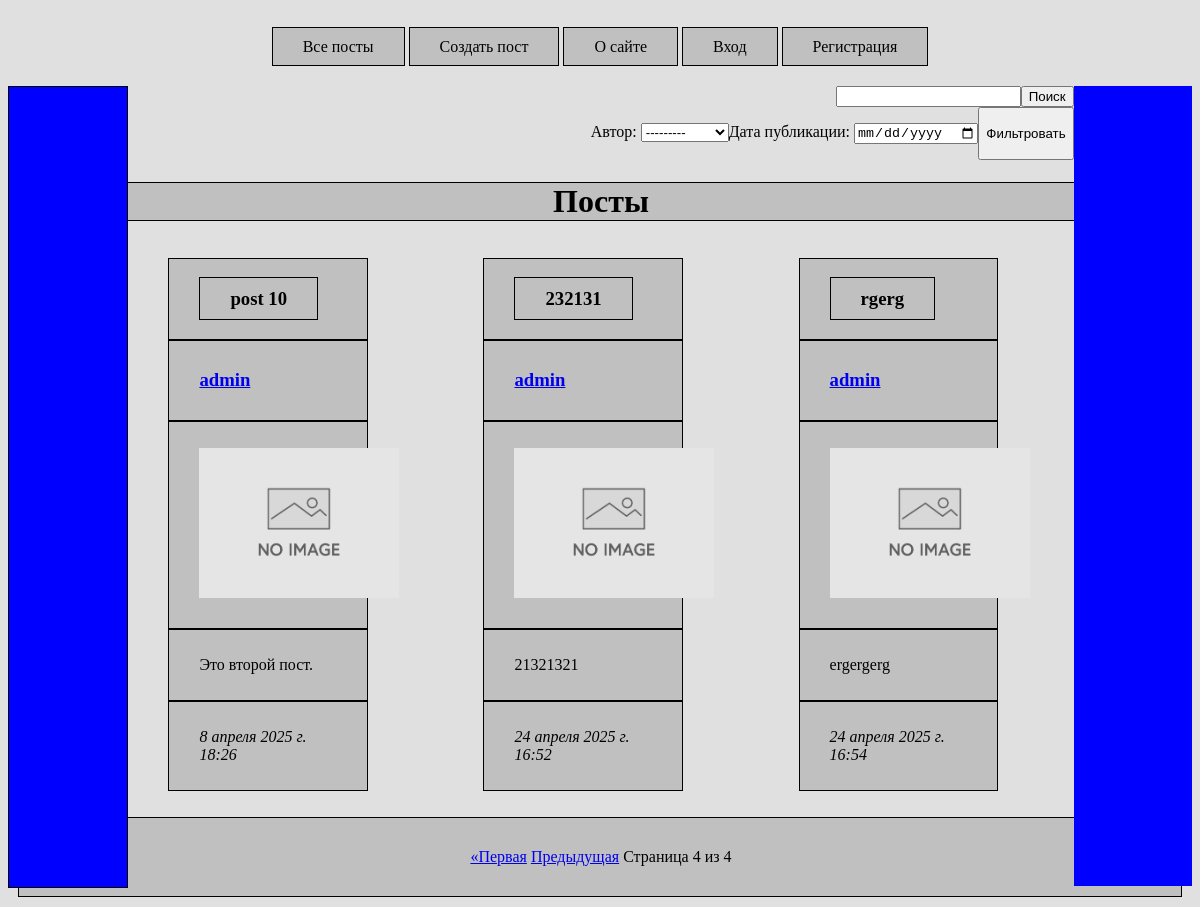
The page /filter/?page=5 on the database as committed earlier.
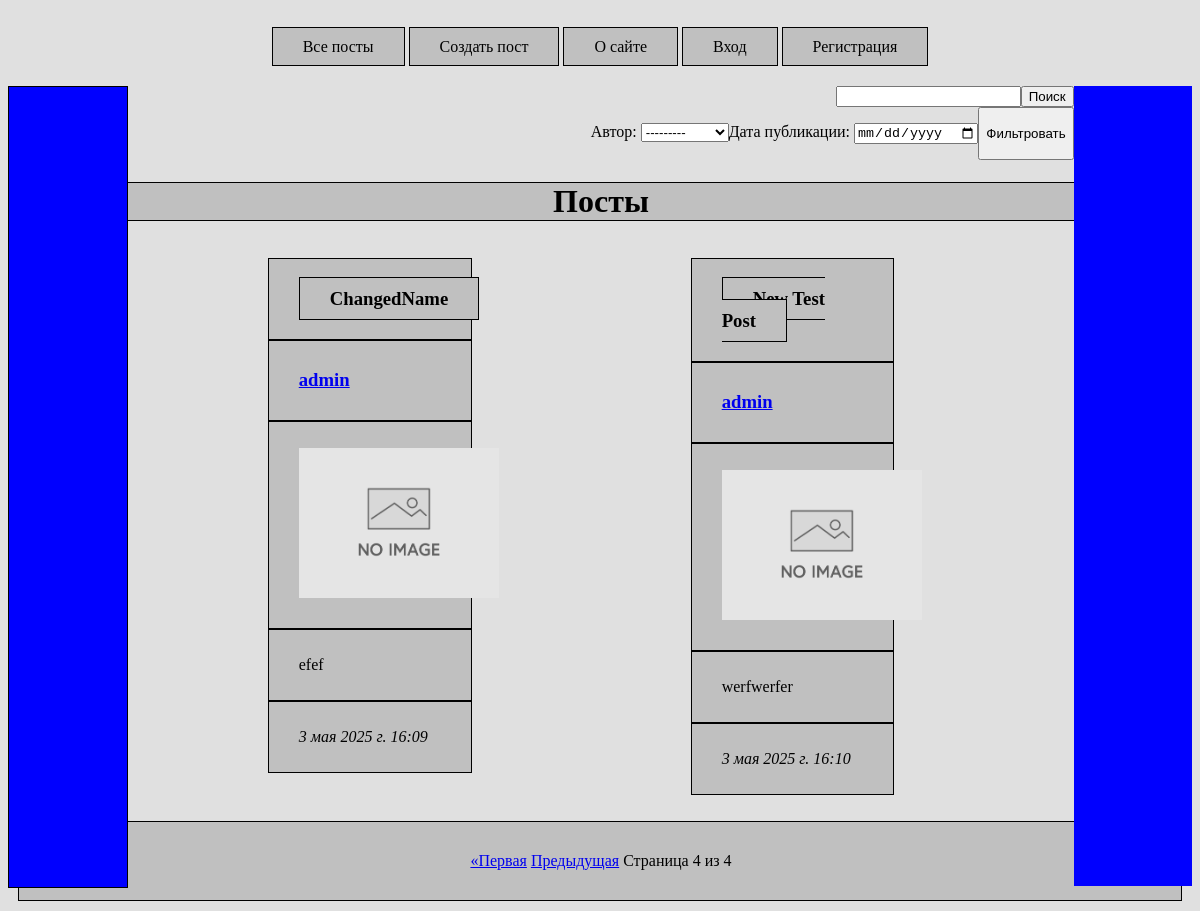
The same page on the database as committed later.
### blog/models.py (models this page shows, shortened)
class Post(models.Model):
    author = models.ForeignKey(User, on_delete=models.CASCADE, verbose_name="Автор", related_name="posts")
    title = models.CharField(max_length=200, verbose_name="Заголовок")
    text = models.TextField(verbose_name="Текст поста")
    created_at = models.DateTimeField(default=timezone.now, verbose_name="Дата создания", editable=False)
    image = models.ImageField(upload_to='posts/', null=True, blank=True, verbose_name="Изображение")
    slug = models.SlugField(max_length=200, unique=True, editable=False, null=True)
    def get_absolute_url(self):
        return reverse('blog:read_post', kwargs={'slug': self.slug})
    class Meta:
        verbose_name = "Пост"
        verbose_name_plural = "Посты"

### blog/views.py (the view)
# urls.py: path('filter/', filter_post, name='filter_post'),
def filter_post(request):
    author_id = request.GET.get('author')
    if not author_id:
        results = Post.objects.all()
    else:
        author = User.objects.get(pk=author_id)
        query_text = Q(author__exact=author)
        results = Post.objects.filter(query_text)
    per_page = 3
    paginator = Paginator(results, per_page)
    page_number = request.GET.get('page')
    page_obj = paginator.get_page(page_number)
    count_posts = results.count()
    filter_form = FilterForm()
    context = {'title': 'Главная страница',
               'page_obj': page_obj,
               'count_posts': count_posts,
               'filter_form': filter_form}
    return render(request, template_name='blog/index.html', context=context)

### blog/forms.py
class FilterForm(forms.Form):
    author = forms.ModelChoiceField(queryset=User.objects.all(), label='Автор', required=False)
    created_at = forms.DateField(label='Дата публикации',
                                 widget=forms.DateInput(attrs={'type': 'date'}),
                                 input_formats=['%Y-%m-%d'],
                                 required=False)

### blog/templates/blog/index.html (shortened to what this page needs)
{% extends 'blog/base.html' %}
{% load static %}
{% load custom_tags %}
{% block content %}
<div>
    <form class="search-form" action="{% url 'blog:search_post' %}" method="get">
        <input type="search" name="query">
        <button type="submit">Поиск</button>
    </form>
</div>
<div>
    <form action="{% url 'blog:filter_post' %}" method="get" style="display: flex; justify-content: end; margin-right: 50px">
        {{ filter_form.as_p }}
        <button type="submit">Фильтровать</button>
    </form>
</div>
{% if page_obj|length == 0 %}
<h2>По вашему запросу не найдено ни одного поста!</h2>
{% else %}
<h1 id="index-title">Посты</h1>
<div class="post-list">
        {% for post in page_obj %}
            <ul class="single-posting">
                <li class="post-title"><h3><a class="post-title" href="{{ post.get_absolute_url }}">{{ post.title }}</a></h3></li>
                <li class="post-author"><h3><a href="{% url 'blog:user_posts' user_id=post.author.pk %}">{{ post.author }}</a></h3></li>
                <li class="post-image">
                {% if post.image %}
                    <p><img src="{{ post.image.url }}" width="150px" height="auto"></p>
                {% else %}
                    <p><img src="{% static 'img/no_image.jpeg' %}" width = 200px, height="auto"></p>
                {% endif %}
                </li>
                <li class="post-text"><p>{{ post.text }}</p></li>
                <li class="post-created-at"><p><i>{{ post.created_at }}</i></p></li>
            </ul>
        {% endfor %}
</div>
<div class="pagination">
    <span class="step-links">
        {% if page_obj.has_previous %}
            <a href="?page=1">&laquo;Первая</a>
            <a href="?page={{ page_obj.previous_page_number }}">Предыдущая</a>
        {% endif %}
        <span class="current">
            Страница {{ page_obj.number }} из {{ page_obj.paginator.num_pages }}
        </span>
    </span>
</div>
{% endif %}
{% endblock content %}

Rows that differ between the two databases and show on the page:
removed Post: title "post 10", author "admin", text "Это второй пост.", created_at "8 апреля 2025 г. 18:26"
no longer on this page (row unchanged): Post: title "232131", author "admin", text "21321321", created_at "24 апреля 2025 г. 16:52"
no longer on this page (row unchanged): Post: title "rgerg", author "admin", text "ergergerg", created_at "24 апреля 2025 г. 16:54"
added Post: title "ChangedName", author "admin", text "efef", created_at "3 мая 2025 г. 16:09"
added Post: title "New Test Post", author "admin", text "werfwerfer", created_at "3 мая 2025 г. 16:10"
